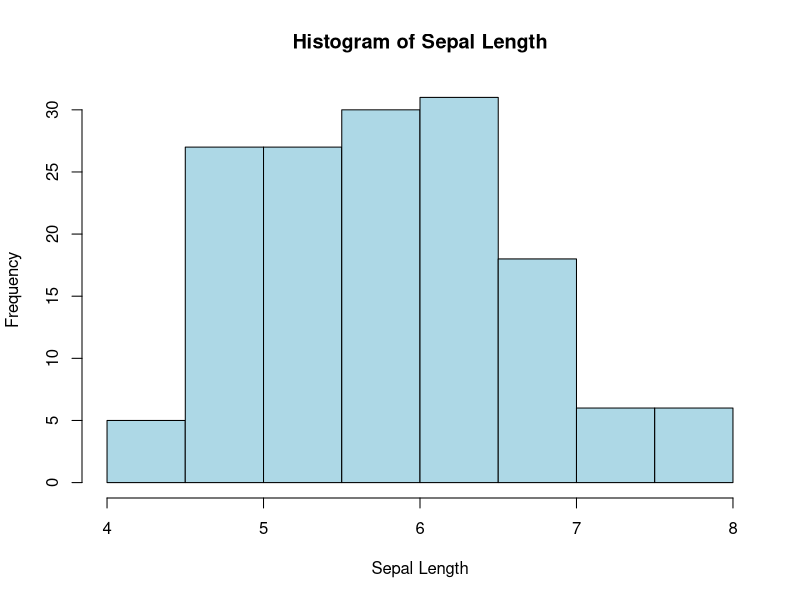
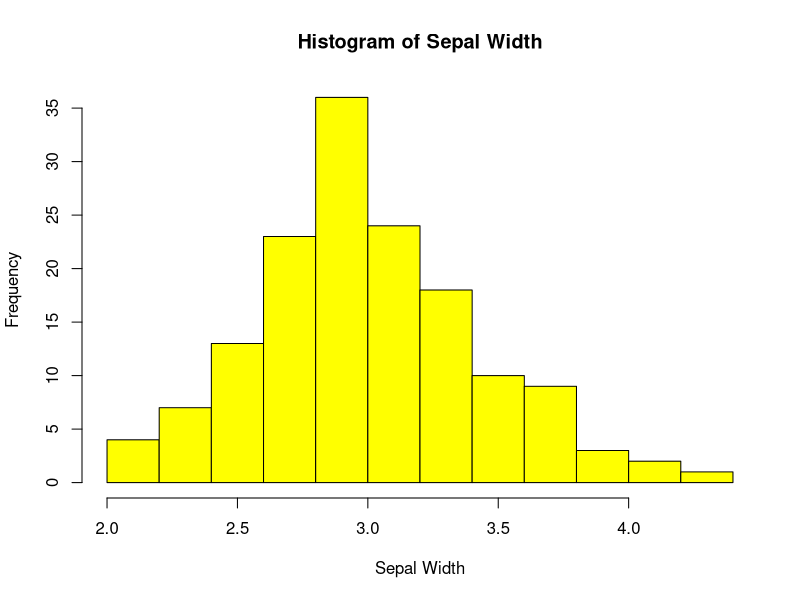
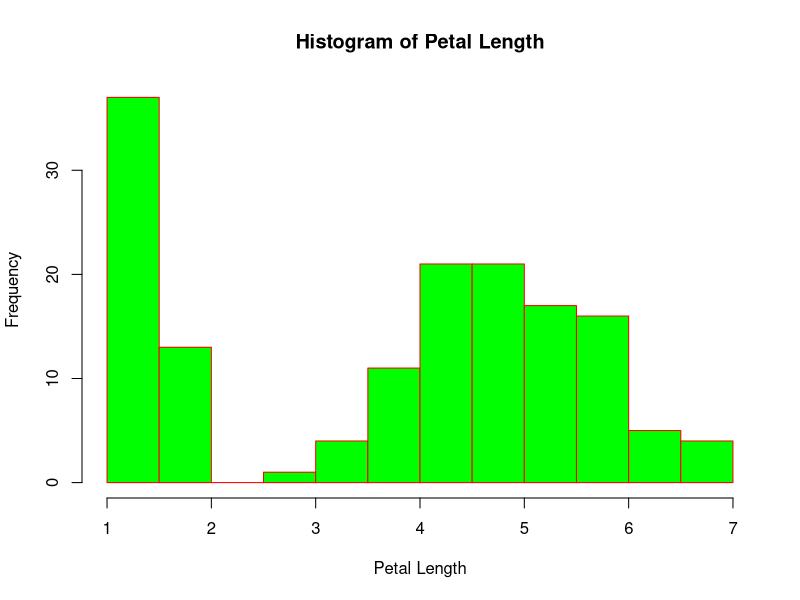
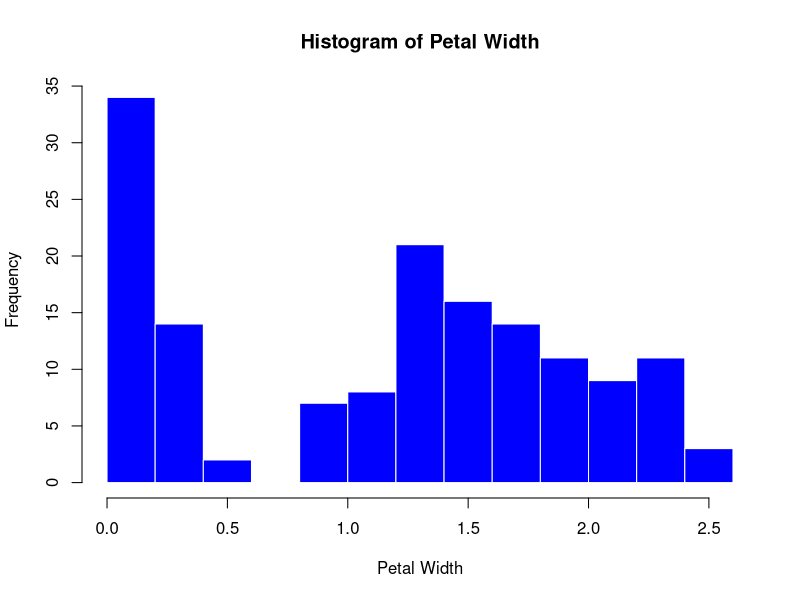
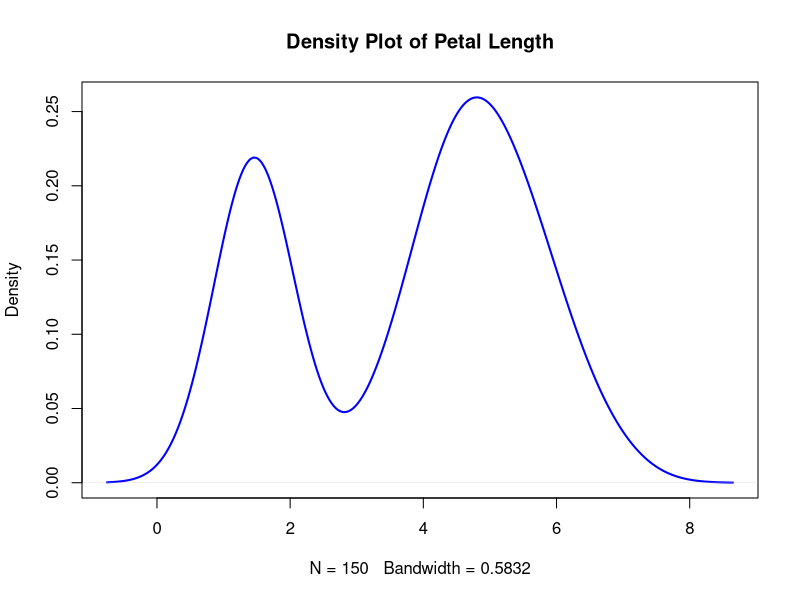
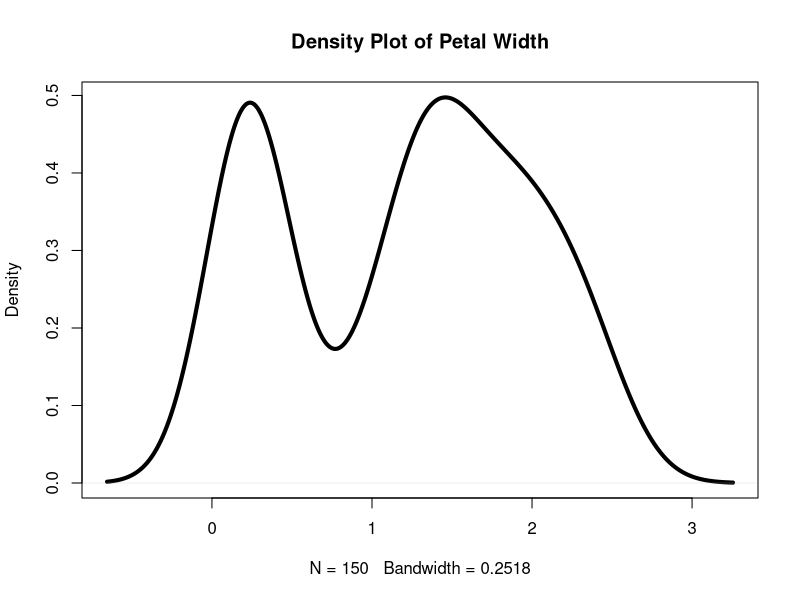
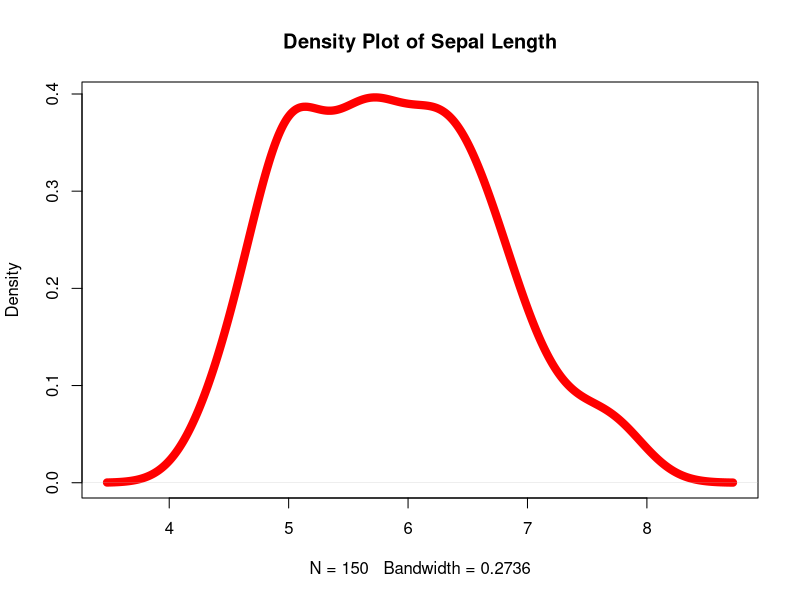
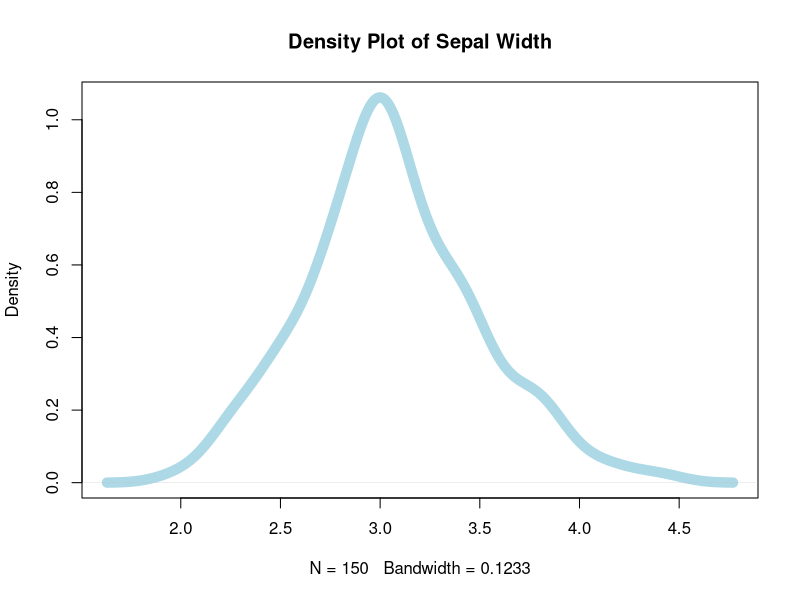

Recreate these plots in R, in order.
## ---- chunk 1
# Load dataset
data(iris)

# View first few rows
head(iris)

## ---- chunk 2
# Summary of numeric variables
summary(iris)

## ---- chunk 3
# Histogram (Distribution of a Numeric Variable)
# Histogram of Sepal Length
hist(iris$Sepal.Length, 
     main="Histogram of Sepal Length", 
     col="lightblue", 
     xlab="Sepal Length", 
     border="black")

hist(iris$Sepal.Width, 
     main="Histogram of Sepal Width", 
     col="yellow", 
     xlab="Sepal Width", 
     border="black")

hist(iris$Petal.Length, 
     main="Histogram of Petal Length", 
     col="green", 
     xlab="Petal Length", 
     border="red")

hist(iris$Petal.Width, 
     main="Histogram of Petal Width", 
     col="blue", 
     xlab="Petal Width", 
     border="white")


## ---- chunk 4
# Density plot of Petal Length
# Density Plot (Smooth Distribution)
plot(density(iris$Petal.Length), 
     main="Density Plot of Petal Length", 
     col="blue", 
     lwd=2)

plot(density(iris$Petal.Width), 
     main="Density Plot of Petal Width", 
     col="black", 
     lwd=4)

plot(density(iris$Sepal.Length), 
     main="Density Plot of Sepal Length", 
     col="red", 
     lwd=8)

plot(density(iris$Sepal.Width), 
     main="Density Plot of Sepal Width", 
     col="Lightblue", 
     lwd=10)



## ---- chunk 5
# Box Plot (Identifying Outliers)
# Boxplot of Sepal Width
boxplot(iris$Sepal.Width, 
        main="Box Plot of Sepal Width", 
        col="orange")

boxplot(iris$Sepal.Length, 
        main="Box Plot of Sepal Length", 
        col="lightblue")

boxplot(iris$Petal.Width, 
        main="Box Plot of Petal Width", 
        col="lightgreen")

boxplot(iris$Petal.Length, 
        main="Box Plot of Petal Length", 
        col="blue")
## ---- chunk 6
# Count of each species
table(iris$Species)

## ---- chunk 7
# Bar plot for Species count
barplot(table(iris$Species), 
        main="Count for the Each Species", 
        col=c("orange", "Lightblue", "black"))

barplot(table(iris$Sepal.Length), 
        main="Count for the Each Sepal Length", 
        col=c("red", "lightblue", "green", "blue"))

barplot(table(iris$Petal.Width), 
        main="Count for the Each Petal Width", 
        col=c("violet", "brown", "pink", "yellow"))

## ---- chunk 8
# Scatter plot: Sepal Length vs. Sepal Width
plot(iris$Sepal.Length, iris$Sepal.Width, 
     main="Scatter Plot of Sepal Length vs Sepal Width",
     xlab="Sepal Length", ylab="Sepal Width",
     col=iris$Species, pch=19)
legend("topright", legend=levels(iris$Species), col=1:3, pch=19)

# Scatter plot: Petal Length vs. Petal Width
plot(iris$Petal.Length, iris$Petal.Width, 
     main="Scatter Plot of Petal Length vs Petal Width",
     xlab="Petal Length", ylab="Petal Width",
     col=iris$Species, pch=39)
legend("topright", legend=levels(iris$Species), col=1:3, pch=39)

# Scatter plot: Petal Length vs. Sepal Width
plot(iris$Petal.Length, iris$Sepal.Width, 
     main="Scatter Plot of Petal Length vs Sepal Width",
     xlab="Petal Length", ylab="Sepal Width",
     col=iris$Species, pch=09)
legend("topright", legend=levels(iris$Species), col=1:3, pch=09)


## ---- chunk 9
# Correlation between Sepal Length and Petal Length
cor(iris$Sepal.Length, iris$Petal.Length)

# Correlation between Sepal Width and Petal Width
cor(iris$Sepal.Width, iris$Petal.Width)

## ---- chunk 10
# Correlation matrix
cor(iris[1:3,1:3])

## ---- chunk 11
# Box plot of Petal Length by Species
boxplot(Petal.Length ~ Species, data=iris,
        main="Box Plot of Petal Length by Species",
        col=c("red", "green", "blue"))

# Box plot of Petal Width by Species
boxplot(Petal.Width ~ Species, data=iris,
        main="Box Plot of Petal Width by Species",
        col=c("brown", "pink", "lightblue"))

# Box plot of Sepal Length by Species
boxplot(Sepal.Length ~ Species, data=iris,
        main="Box Plot of Sepal Length by Species",
        col=c("orange", "violet", "black"))

## ---- chunk 12
# Pair plot (Scatter plot matrix)
pairs(iris[,1:4], col=iris$Species, pch=09)

## ---- chunk 13
# Load ggplot2
library(ggplot2)

# Scatter plot with regression line
ggplot(iris, aes(x=Sepal.Length, y=Petal.Length, color=Species)) +
  geom_point() +
  geom_smooth(method="lm", se=FALSE) +
  ggtitle("Sepal Length vs Petal Length by Species")

# Scatter plot with regression line
ggplot(iris, aes(x=Sepal.Width, y=Petal.Width, color=Species)) +
  geom_point() +
  geom_smooth(method="lm", se=FALSE) +
  ggtitle("Sepal width vs Petal width by Species")

